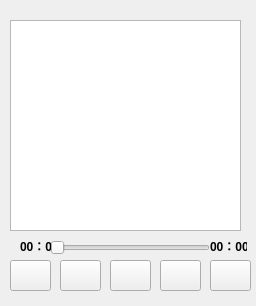
<?xml version="1.0" encoding="UTF-8"?>
<ui version="4.0">
 <class>Musicplayer</class>
 <widget class="QWidget" name="Musicplayer">
  <property name="geometry">
   <rect>
    <x>0</x>
    <y>0</y>
    <width>256</width>
    <height>306</height>
   </rect>
  </property>
  <property name="windowTitle">
   <string>Widget</string>
  </property>
  <property name="styleSheet">
   <string notr="true">background-image: url(:/Weixin Image_20240714113718.jpg);

background-size: cover</string>
  </property>
  <widget class="QListWidget" name="listWidget">
   <property name="geometry">
    <rect>
     <x>10</x>
     <y>20</y>
     <width>231</width>
     <height>211</height>
    </rect>
   </property>
  </widget>
  <widget class="QPushButton" name="file">
   <property name="geometry">
    <rect>
     <x>10</x>
     <y>260</y>
     <width>41</width>
     <height>31</height>
    </rect>
   </property>
   <property name="styleSheet">
    <string notr="true">image: url(:/icons8-list-50.png);</string>
   </property>
   <property name="text">
    <string/>
   </property>
  </widget>
  <widget class="QPushButton" name="presong">
   <property name="geometry">
    <rect>
     <x>60</x>
     <y>260</y>
     <width>41</width>
     <height>31</height>
    </rect>
   </property>
   <property name="styleSheet">
    <string notr="true">image: url(:/icons8-rewind-button-round-48.png);</string>
   </property>
   <property name="text">
    <string/>
   </property>
  </widget>
  <widget class="QPushButton" name="start">
   <property name="geometry">
    <rect>
     <x>110</x>
     <y>260</y>
     <width>41</width>
     <height>31</height>
    </rect>
   </property>
   <property name="styleSheet">
    <string notr="true">image: url(:/icons8-circled-play-48.png);</string>
   </property>
   <property name="text">
    <string/>
   </property>
  </widget>
  <widget class="QPushButton" name="pushButton_4">
   <property name="geometry">
    <rect>
     <x>160</x>
     <y>260</y>
     <width>41</width>
     <height>31</height>
    </rect>
   </property>
   <property name="styleSheet">
    <string notr="true">image: url(:/icons8-fast-forward-round-48.png);</string>
   </property>
   <property name="text">
    <string/>
   </property>
  </widget>
  <widget class="QLabel" name="curLabel">
   <property name="geometry">
    <rect>
     <x>20</x>
     <y>240</y>
     <width>37</width>
     <height>12</height>
    </rect>
   </property>
   <property name="font">
    <font>
     <bold>true</bold>
    </font>
   </property>
   <property name="text">
    <string>00：00</string>
   </property>
  </widget>
  <widget class="QLabel" name="totalLabel">
   <property name="geometry">
    <rect>
     <x>210</x>
     <y>240</y>
     <width>37</width>
     <height>12</height>
    </rect>
   </property>
   <property name="font">
    <font>
     <bold>true</bold>
    </font>
   </property>
   <property name="text">
    <string>00：00</string>
   </property>
  </widget>
  <widget class="QSlider" name="playCourseSlider">
   <property name="geometry">
    <rect>
     <x>50</x>
     <y>240</y>
     <width>160</width>
     <height>16</height>
    </rect>
   </property>
   <property name="orientation">
    <enum>Qt::Horizontal</enum>
   </property>
  </widget>
  <widget class="QPushButton" name="sound">
   <property name="geometry">
    <rect>
     <x>210</x>
     <y>260</y>
     <width>41</width>
     <height>31</height>
    </rect>
   </property>
   <property name="autoFillBackground">
    <bool>false</bool>
   </property>
   <property name="styleSheet">
    <string notr="true">image: url(:/icons8-adjust-48.png);</string>
   </property>
   <property name="text">
    <string/>
   </property>
  </widget>
 </widget>
 <resources/>
 <connections/>
</ui>
